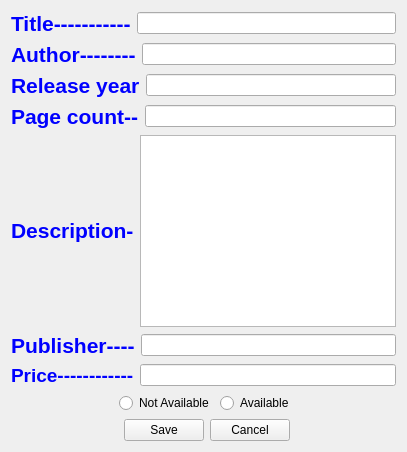
      <widget class="QWidget" name="page_6">
       <layout class="QFormLayout" name="formLayout">
        <property name="fieldGrowthPolicy">
         <enum>QFormLayout::AllNonFixedFieldsGrow</enum>
        </property>
        <item row="0" column="0" colspan="2">
         <layout class="QHBoxLayout" name="horizontalLayout_45">
          <item>
           <widget class="QLabel" name="label">
            <property name="text">
             <string>&lt;html&gt;&lt;head/&gt;&lt;body&gt;&lt;p&gt;&lt;span style=&quot; font-size:16pt; font-weight:600; color:#0000ff;&quot;&gt;Title-----------&lt;/span&gt;&lt;/p&gt;&lt;/body&gt;&lt;/html&gt;</string>
            </property>
           </widget>
          </item>
          <item>
           <widget class="QLineEdit" name="BookTitleEditC"/>
          </item>
         </layout>
        </item>
        <item row="1" column="0" colspan="2">
         <layout class="QHBoxLayout" name="horizontalLayout_46">
          <item>
           <widget class="QLabel" name="label_3">
            <property name="text">
             <string>&lt;html&gt;&lt;head/&gt;&lt;body&gt;&lt;p&gt;&lt;span style=&quot; font-size:16pt; font-weight:600; color:#0000ff;&quot;&gt;Author--------&lt;/span&gt;&lt;/p&gt;&lt;/body&gt;&lt;/html&gt;</string>
            </property>
           </widget>
          </item>
          <item>
           <widget class="QLineEdit" name="AuthorEditC"/>
          </item>
         </layout>
        </item>
        <item row="2" column="0" colspan="2">
         <layout class="QHBoxLayout" name="horizontalLayout_47">
          <item>
           <widget class="QLabel" name="label_4">
            <property name="text">
             <string>&lt;html&gt;&lt;head/&gt;&lt;body&gt;&lt;p&gt;&lt;span style=&quot; font-size:16pt; font-weight:600; color:#0000ff;&quot;&gt;Release year&lt;/span&gt;&lt;/p&gt;&lt;/body&gt;&lt;/html&gt;</string>
            </property>
           </widget>
          </item>
          <item>
           <widget class="QLineEdit" name="ReleaseYearEditC"/>
          </item>
         </layout>
        </item>
        <item row="3" column="0" colspan="2">
         <layout class="QHBoxLayout" name="horizontalLayout_48">
          <item>
           <widget class="QLabel" name="label_5">
            <property name="text">
             <string>&lt;html&gt;&lt;head/&gt;&lt;body&gt;&lt;p&gt;&lt;span style=&quot; font-size:16pt; font-weight:600; color:#0000ff;&quot;&gt;Page count--&lt;/span&gt;&lt;/p&gt;&lt;/body&gt;&lt;/html&gt;</string>
            </property>
           </widget>
          </item>
          <item>
           <widget class="QLineEdit" name="PageCountEditC"/>
          </item>
         </layout>
        </item>
        <item row="4" column="0" colspan="2">
         <layout class="QHBoxLayout" name="horizontalLayout_50">
          <item>
           <widget class="QLabel" name="label_6">
            <property name="text">
             <string>&lt;html&gt;&lt;head/&gt;&lt;body&gt;&lt;p&gt;&lt;span style=&quot; font-size:16pt; font-weight:600; color:#0000ff;&quot;&gt;Description-&lt;/span&gt;&lt;/p&gt;&lt;/body&gt;&lt;/html&gt;</string>
            </property>
           </widget>
          </item>
          <item>
           <widget class="QTextEdit" name="DecscriptionEditC"/>
          </item>
         </layout>
        </item>
        <item row="5" column="0" colspan="2">
         <layout class="QHBoxLayout" name="horizontalLayout_51">
          <item>
           <widget class="QLabel" name="label_7">
            <property name="text">
             <string>&lt;html&gt;&lt;head/&gt;&lt;body&gt;&lt;p&gt;&lt;span style=&quot; font-size:16pt; font-weight:600; color:#0000ff;&quot;&gt;Publisher----&lt;/span&gt;&lt;/p&gt;&lt;/body&gt;&lt;/html&gt;</string>
            </property>
           </widget>
          </item>
          <item>
           <widget class="QLineEdit" name="PublisherEditC"/>
          </item>
         </layout>
        </item>
        <item row="6" column="0" colspan="2">
         <layout class="QHBoxLayout" name="horizontalLayout_52">
          <item>
           <widget class="QLabel" name="label_8">
            <property name="text">
             <string>&lt;html&gt;&lt;head/&gt;&lt;body&gt;&lt;p&gt;&lt;span style=&quot; font-size:14pt; font-weight:600; color:#0000ff;&quot;&gt;Price------------&lt;/span&gt;&lt;/p&gt;&lt;/body&gt;&lt;/html&gt;</string>
            </property>
           </widget>
          </item>
          <item>
           <widget class="QLineEdit" name="PriceEditC"/>
          </item>
         </layout>
        </item>
        <item row="8" column="1">
         <layout class="QHBoxLayout" name="horizontalLayout_42">
          <item>
           <spacer name="horizontalSpacer_19">
            <property name="orientation">
             <enum>Qt::Horizontal</enum>
            </property>
            <property name="sizeHint" stdset="0">
             <size>
              <width>40</width>
              <height>20</height>
             </size>
            </property>
           </spacer>
          </item>
          <item>
           <widget class="QPushButton" name="SaveButton">
            <property name="text">
             <string>Save</string>
            </property>
           </widget>
          </item>
          <item>
           <widget class="QPushButton" name="CancelButton">
            <property name="text">
             <string>Cancel</string>
            </property>
           </widget>
          </item>
          <item>
           <spacer name="horizontalSpacer_20">
            <property name="orientation">
             <enum>Qt::Horizontal</enum>
            </property>
            <property name="sizeHint" stdset="0">
             <size>
              <width>40</width>
              <height>20</height>
             </size>
            </property>
           </spacer>
          </item>
         </layout>
        </item>
        <item row="7" column="1">
         <layout class="QHBoxLayout" name="horizontalLayout_3">
          <item>
           <spacer name="horizontalSpacer_17">
            <property name="orientation">
             <enum>Qt::Horizontal</enum>
            </property>
            <property name="sizeHint" stdset="0">
             <size>
              <width>40</width>
              <height>20</height>
             </size>
            </property>
           </spacer>
          </item>
          <item>
           <widget class="QRadioButton" name="NotAvailableRadioButton">
            <property name="text">
             <string>Not Available</string>
            </property>
           </widget>
          </item>
          <item>
           <widget class="QRadioButton" name="AvailableRadioButton">
            <property name="text">
             <string>Available</string>
            </property>
           </widget>
          </item>
          <item>
           <spacer name="horizontalSpacer_18">
            <property name="orientation">
             <enum>Qt::Horizontal</enum>
            </property>
            <property name="sizeHint" stdset="0">
             <size>
              <width>40</width>
              <height>20</height>
             </size>
            </property>
           </spacer>
          </item>
         </layout>
        </item>
       </layout>
      </widget>
